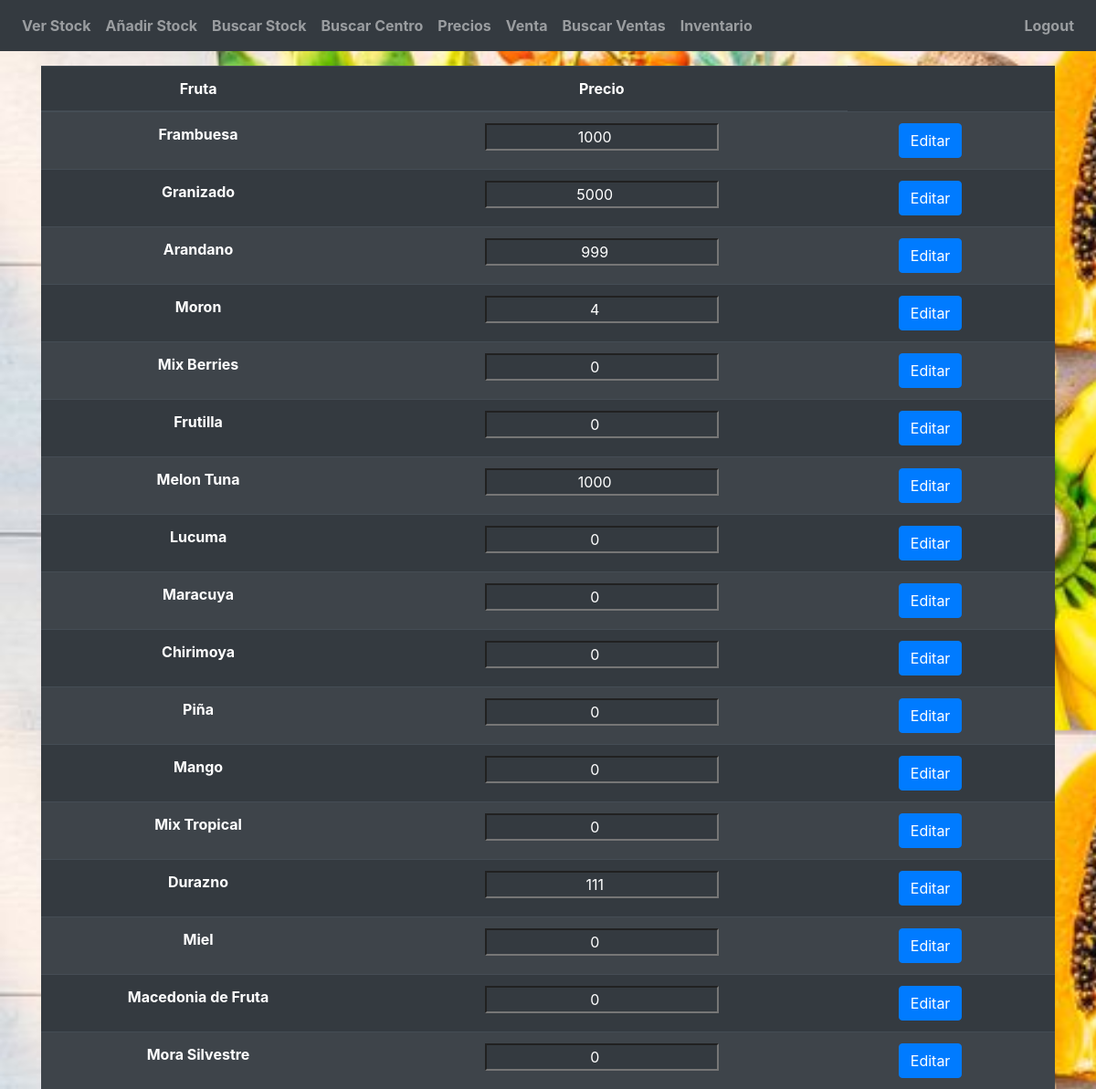
Screenshot of /get_prices (signed in) with the database file from the repository.
### website/models.py (models this page shows)
class Fruit(db.Model):
    fruit = db.Column(db.String(150))
    fruit_id = db.Column(db.Integer, primary_key=True)
    stocks = db.relationship('Stock')
    sale_details = db.relationship('Sale_detail')

### website/views.py (the view)
@views.route('/get_prices', methods=['GET'])
@login_required
def get_prices():
    data = db.session.query(Fruit,Prices).join(Prices, Prices.fruit_id == Fruit.fruit_id).all()
    return render_template("price.html", user=current_user, data = data)

### website/__init__.py (called while the page is built)
def create_app():
    app = Flask(__name__)
    app.config['SECRET_KEY'] = 'programa fruta freddy'
    app.config['SQLALCHEMY_DATABASE_URI'] = f'sqlite:///{db_name}'
    db.init_app(app)
    from .views import views
    from .auth import auth
    app.register_blueprint(views, url_prefix='/')
    app.register_blueprint(auth, url_prefix='/')
    from .models import User, Fruit, Sale, Sale_detail, Stock
    create_database(app)
    login_manager = LoginManager()
    login_manager.login_view = 'auth.login'
    login_manager.init_app(app)
    @login_manager.user_loader
    def load_user(id):
        return User.query.get(int(id))
    return app

### website/templates/price.html (shortened to what this page needs)
{% extends "base.html" %}
{% block content %}
<div class="pt-3">
  <table class="table table-striped table-dark text-center">
    <thead>
      <tr>
        <th scope="col">Fruta</th>
        <th scope="col">Precio</th>
      </tr>
    </thead>
    <tbody>
      {% for fruit,price in data %}
      <tr>
        <td>{{ fruit.fruit }}</td>
        <td><input type="number" value="{{price.price}}" name="price" class="price text-center bg-dark text-white" id="price{{fruit.fruit_id}}" placeholder="{{price.price}}"></td>
        <td>
          <button
            type="button"
            class="btn btn-primary editbtn"
            onclick="edit_price({{fruit.fruit_id}})"
          >
            Editar
          </button>
        </td>
        <td>
        </td>
      </tr>
      {% endfor %}
    </tbody>
  </table>
</div>
{% endblock %}

### website/templates/base.html (shortened to what this page needs)
<!DOCTYPE html>
<html>
  <head>
    <link
      rel="stylesheet"
      href="https://stackpath.bootstrapcdn.com/bootstrap/4.4.1/css/bootstrap.min.css"
    />
    <link
      rel="stylesheet"
      href="https://stackpath.bootstrapcdn.com/font-awesome/4.7.0/css/font-awesome.min.css"
    />
    <link
      rel="stylesheet"
      type="text/css"
      href="{{url_for('static',filename='css/style.css')}}"
    />
  </head>
  <body>
    <nav class="navbar navbar-expand-lg navbar-dark bg-dark">
      <div class="collapse navbar-collapse" id="navbar">
        <div class="navbar-nav">
          {% if user.is_authenticated %}
          <a class="nav-item nav-link" id="stock" href="/stock">Ver Stock</a>
          <a class="nav-item nav-link" id="add_stock" href="/add_stock"
            >Añadir Stock</a
          >
          <a class="nav-item nav-link" id="get_fruits" href="/get_fruits"
            >Buscar Stock</a
          >
          <a class="nav-item nav-link" id="search_center" href="/search_center"
            >Buscar Centro</a
          >
          <a class="nav-item nav-link" id="get_prices" href="/get_prices"
          >Precios</a
        >
        <a class="nav-item nav-link" id="sales" href="/sales"
        >Venta</a
      >
      <a class="nav-item nav-link" id="search_sale" href="/search_sale"
        >Buscar Ventas</a
      >
      <a class="nav-item nav-link" id="inventory" href="/inventory"
        >Inventario</a
      >
        </div>
        <div class="navbar-nav ml-auto">
          <a class="nav-item nav-link" id="logout" href="/logout">Logout</a>
        </div>
        {% else %}
        <a class="nav-item nav-link" id="login" href="/">Login</a>
        {% endif %}
      </div>
    </nav>
    <div class="container">{% block content %} {% endblock %}</div>
  </body>
</html>

### website/static/css/style.css (style rules this page uses)
body { background-image: url('/static/img/frutas.jpg'); height: 100vh; background-size: cover; font-weight: bold; }

### rows the page displays
Fruit: fruit "Frambuesa", price "1000"
Fruit: fruit "Granizado", price "5000"
Fruit: fruit "Arandano", price "999"
Fruit: fruit "Moron", price "4"
Fruit: fruit "Mix Berries", price "0"
Fruit: fruit "Frutilla", price "0"
Fruit: fruit "Melon Tuna", price "1000"
Fruit: fruit "Lucuma", price "0"
Fruit: fruit "Maracuya", price "0"
Fruit: fruit "Chirimoya", price "0"
Fruit: fruit "Piña", price "0"
Fruit: fruit "Mango", price "0"
Fruit: fruit "Mix Tropical", price "0"
Fruit: fruit "Durazno", price "111"
Fruit: fruit "Miel", price "0"
Fruit: fruit "Macedonia de Fruta", price "0"
Fruit: fruit "Mora Silvestre", price "0"
